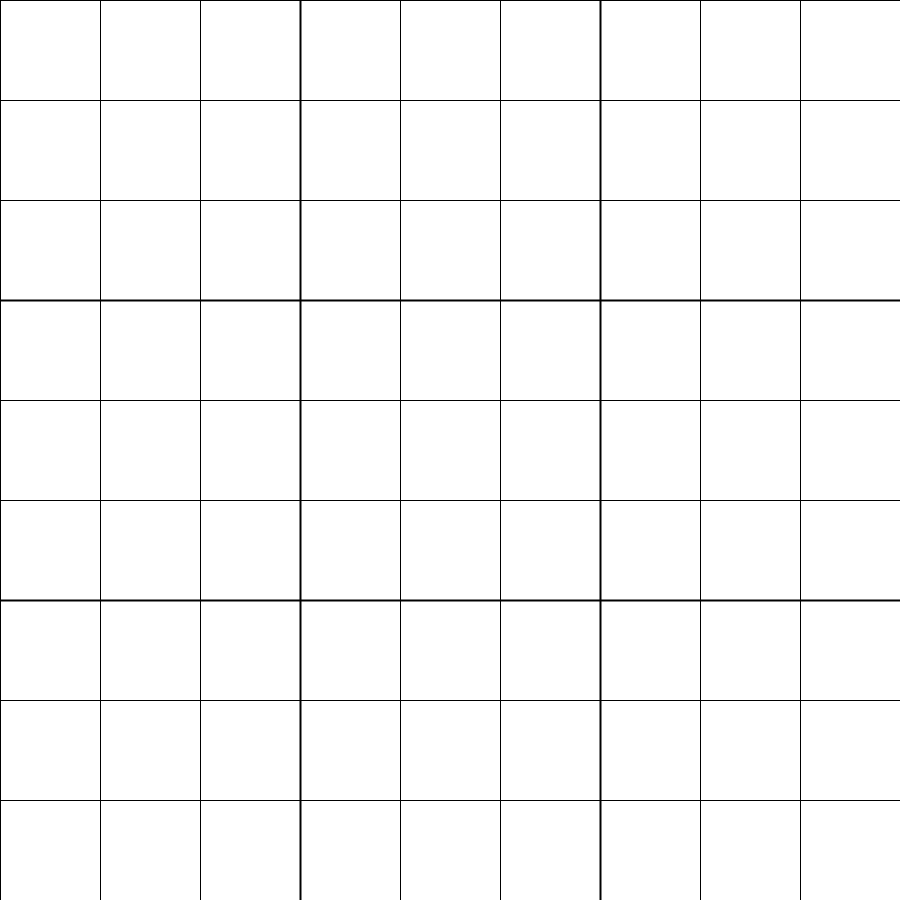
Frame 1 (no input)
Frame 60 (the mouse pressed at the canvas centre just before this capture): identical to frame 1, image omitted
Frame 120 (the mouse held since frame 60 and released just before this capture): identical to frame 1, image omitted

The Processing sketch that drew this single still picture (run headless with seeded random() and noise(); from frame 60 on, the mouse is pressed at the canvas centre):

// Processing sketch: SudokuSolver
// ── SudokuSolver.pde
int WS=900; //WindowSize
ArrayList<Cell> cells = new ArrayList<Cell>();

Boolean waitForInsert=false;

void setup(){
  size (900,900);
  background(255);
  createCells();
}


void draw(){
    background(255);
    drawCells();
    markHighlight();  
}

void createCells(){
  for(int i=0;i<9;i++){
    for(int j=0;j<9;j++){
      Cell c = new Cell(i,j);
      cells.add(c);
      //c.value=9;
      c.show();
    }
  }
}

void drawCells(){
   for(Cell c: cells){
     c.show();
   }
  
  strokeWeight(2);
  line(WS/3,WS,WS/3,0);
  line(2*WS/3,WS,2*WS/3,0);
  line(0,WS/3,WS,WS/3);
  line(0,2*WS/3,WS,2*WS/3);
  
}


void markHighlight(){
for(Cell c: cells){
     if(c.highlighted){
        c.show();
     }
   }
}






void mouseClicked(){
  
  Cell c = whatIsClicked(cells,mouseX,mouseY);
  c.highlighted = true;
  for(Cell otherC: cells){
     if(otherC!=c){
       otherC.highlighted=false;
     }
   }
   markHighlight();
  
}

void keyPressed(){
}

// ── Cell.pde
class Cell{
  int r;
  int c;
  int value=0;
  Boolean highlighted=false;

  Cell(int r,int c){
    this.r=r;
    this.c=c;
  
  }
  
  
  void show(){
    strokeWeight(1);
    stroke(0);
    noFill();
    
    if(highlighted){
      stroke(0,255,0);
    }
    rect(c*WS/9,r*WS/9,WS/9,WS/9);
    stroke(0);
    
    if(this.value!=0)
    {
      fill(0);
      textSize(64);
      text(str(value), (c*WS/9)+(WS/36), (r*WS/9)+(WS/12)); 
  
    }
  }


}

// ── Functions.pde
Cell whatIsClicked(ArrayList<Cell> cells,int mX,int mY){
  for(Cell c: cells){
    //Check row
    if((mY>=c.r*WS/9) && (mY <= (c.r+1)*WS/9)){
      //Check col
      if((mX>=c.c*WS/9)&& (mX<=(c.c+1)*WS/9)){
        
        return c; //<>//
      }
    }
  } 
  return null;
}
